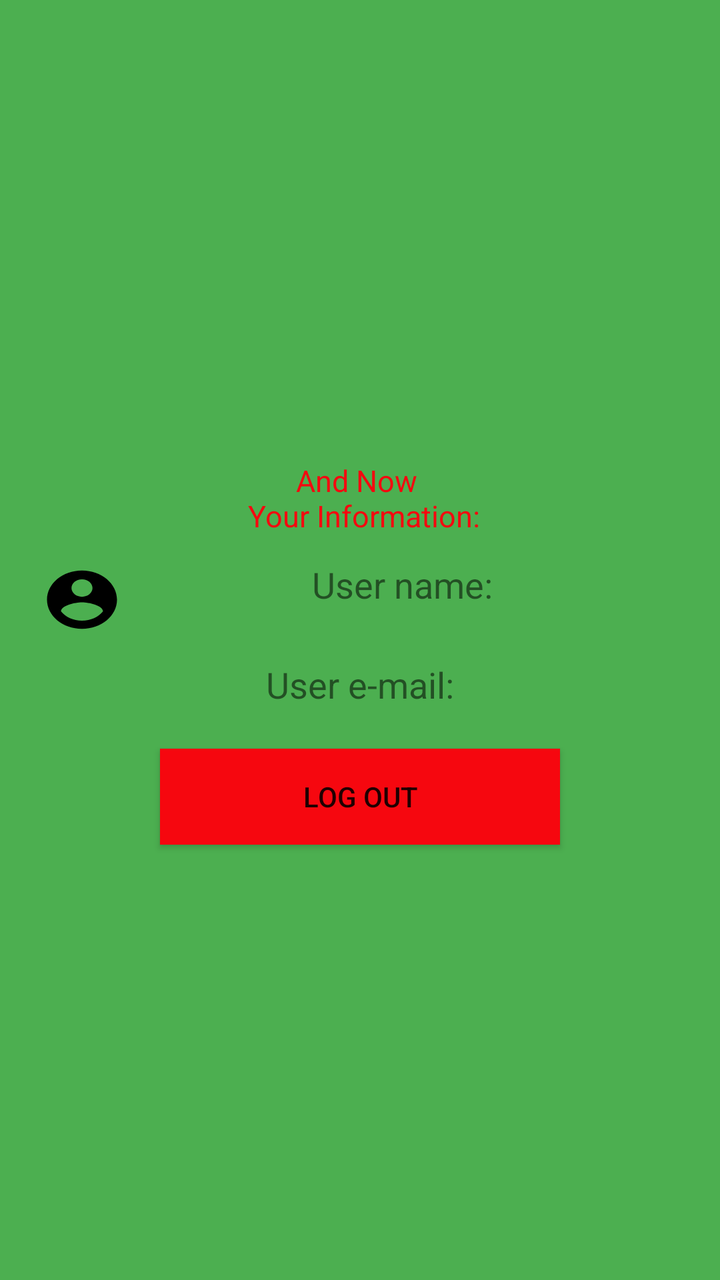
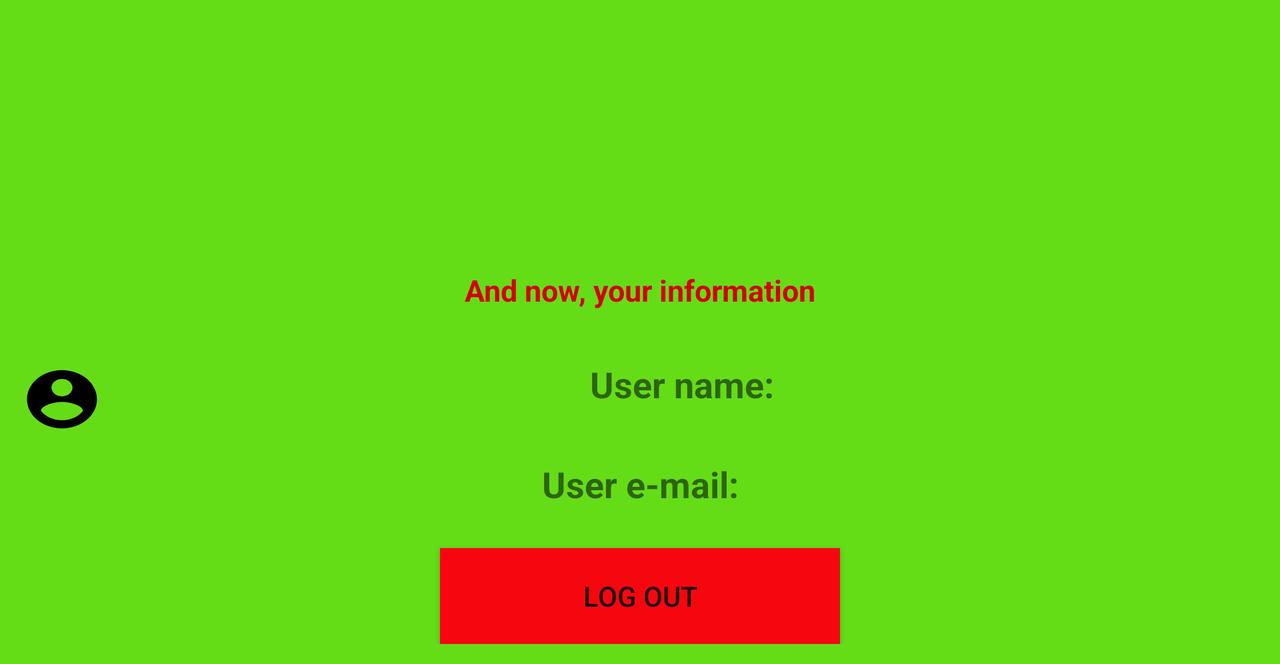

The same Android screen from two of the app's own layout files: first res/layout/ as a phone draws it, then the repository's variant for another configuration, drawn on a device whose configuration selects that folder. Both files follow.
<!-- AndroidManifest.xml: application theme AppTheme -->
<!-- res/layout/activity_perfil.xml -->
<?xml version="1.0" encoding="utf-8"?>
<LinearLayout xmlns:android="http://schemas.android.com/apk/res/android"
    xmlns:tools="http://schemas.android.com/tools"
    android:layout_width="match_parent"
    android:layout_height="match_parent"
    android:orientation="vertical"
    android:padding="20dp"
    android:background="@color/userProfile"
    tools:context=".Perfil">

    <ImageView
        android:id="@+id/userImage"
        android:layout_width="match_parent"
        android:layout_height="200dp"
        android:src="@drawable/usuario"
        android:contentDescription="TODO"
        tools:ignore="ContentDescription,HardcodedText" />

    <TextView
        android:layout_width="match_parent"
        android:layout_height="35dp"
        android:text="@string/datosDelusuario"
        android:textAlignment="center"
        android:layout_marginTop="10dp"
        android:textColor="@color/userData"
        android:shadowColor="#090909"
        android:textSize="15sp"/>

    <TextView
        android:id="@+id/textViewName"
        android:layout_width="match_parent"
        android:layout_height="40dp"
        android:drawableStart="@drawable/ic_user"
        android:text="@string/tu_nombre"
        android:textAlignment="center"
        android:textSize="18sp"
        android:layout_marginTop="15dp"
        android:gravity="center_horizontal"/>

    <TextView
        android:id="@+id/textViewMail"
        android:layout_width="match_parent"
        android:layout_height="wrap_content"
        android:drawableStart="@drawable/icon_email"
        android:text="@string/tu_correo"
        android:textAlignment="center"
        android:textSize="18sp"
        android:layout_marginTop="10dp"
        android:gravity="center_horizontal" />
    <Button
        android:id="@+id/btnSignOut"
        android:layout_width="200dp"
        android:layout_height="wrap_content"
        android:text="@string/cerrar_sesion"
        android:layout_marginTop="20dp"
        android:layout_gravity="center"
        android:background="@color/colorSalir"/>

</LinearLayout>
<!-- resources referenced by this layout -->
<resources>
  <color name="colorSalir">#F6070F</color>
  <color name="userData">#F6070F</color>
  <color name="userProfile">#4CAF50</color>
  <!-- drawable ic_user (drawable) -->
  <vector xmlns:android="http://schemas.android.com/apk/res/android"
          android:width="42dp"
          android:height="35dp"
          android:viewportWidth="24.0"
          android:viewportHeight="24.0">
      <path
              android:fillColor="#FF000000"
              android:pathData="M12,2C6.48,2 2,6.48 2,12s4.48,10 10,10 10,-4.48 10,-10S17.52,2 12,2zM12,5c1.66,0 3,1.34 3,3s-1.34,3 -3,3 -3,-1.34 -3,-3 1.34,-3 3,-3zM12,19.2c-2.5,0 -4.71,-1.28 -6,-3.22 0.03,-1.99 4,-3.08 6,-3.08 1.99,0 5.97,1.09 6,3.08 -1.29,1.94 -3.5,3.22 -6,3.22z"/>
  </vector>
  <string name="cerrar_sesion">Log Out</string>
  <string name="datosDelusuario">And Now \n Your Information:</string>
  <string name="tu_correo">User e-mail:</string>
  <string name="tu_nombre">User name:</string>
  <style name="AppTheme" parent="Theme.AppCompat.Light.DarkActionBar">
          
          <item name="colorPrimary">@color/colorPrimary</item>
          <item name="colorPrimaryDark">#3F51B5</item>
          <item name="colorAccent">@color/colorAccent</item>
      </style>
  <color name="colorPrimary">#0097A7</color>
  <color name="colorAccent">#03DAC5</color>
</resources>
<!-- res/layout-land/activity_perfil.xml (the repository's variant of the layout above) -->
<!-- drawn on the phone turned sideways -->
<?xml version="1.0" encoding="utf-8"?>
<androidx.constraintlayout.widget.ConstraintLayout xmlns:android="http://schemas.android.com/apk/res/android"
    xmlns:tools="http://schemas.android.com/tools"
    android:id="@+id/container"
    android:layout_width="match_parent"
    android:layout_height="wrap_content"
    android:padding="10dp"
    android:background="@color/userProfileHorizontal"
    tools:context=".Perfil">

    <ScrollView
        android:layout_width="match_parent"
        android:layout_height="wrap_content"
        tools:ignore="MissingConstraints">

        <LinearLayout
            android:layout_width="match_parent"
            android:layout_height="wrap_content"
            android:orientation="vertical"
            android:gravity="center"
            android:scrollbarStyle="insideInset">

            <ImageView
                android:id="@+id/userImage"
                android:layout_width="match_parent"
                android:layout_height="120dp"
                android:src="@drawable/usuario"
                android:contentDescription="TODO"
                tools:ignore="ContentDescription,HardcodedText" />

            <TextView
                android:layout_width="match_parent"
                android:layout_height="35dp"
                android:text="@string/userDatesHorizontalView"
                android:textAlignment="center"
                android:layout_marginTop="5dp"
                android:textColor="@color/userDataHorizontal"
                android:shadowColor="#090909"
                android:textStyle="bold"
                android:textSize="15sp"/>

            <TextView
                android:id="@+id/textViewName"
                android:layout_width="match_parent"
                android:layout_height="40dp"
                android:drawableStart="@drawable/ic_user"
                android:text="@string/tu_nombre"
                android:textAlignment="center"
                android:textSize="18sp"
                android:layout_marginTop="10dp"
                android:textStyle="bold"
                android:gravity="center_horizontal"/>

            <TextView
                android:id="@+id/textViewMail"
                android:layout_width="match_parent"
                android:layout_height="wrap_content"
                android:drawableStart="@drawable/icon_email"
                android:text="@string/tu_correo"
                android:textAlignment="center"
                android:textSize="18sp"
                android:layout_marginTop="10dp"
                android:textStyle="bold"
                android:gravity="center_horizontal" />
            <Button
                android:id="@+id/btnSignOut"
                android:layout_width="200dp"
                android:layout_height="wrap_content"
                android:text="@string/cerrar_sesion"
                android:layout_marginTop="20dp"
                android:layout_gravity="center"
                android:background="@color/colorSalir"/>
        </LinearLayout>
    </ScrollView>
</androidx.constraintlayout.widget.ConstraintLayout>
<!-- resources referenced by the variant -->
<!-- as the phone turned sideways resolves them -->
<resources>
  <color name="colorSalir">#F6070F</color>
  <color name="userDataHorizontal">#D50000</color>
  <color name="userProfileHorizontal">#64DD17</color>
  <!-- drawable ic_user (drawable) -->
  <vector xmlns:android="http://schemas.android.com/apk/res/android"
          android:width="42dp"
          android:height="35dp"
          android:viewportWidth="24.0"
          android:viewportHeight="24.0">
      <path
              android:fillColor="#FF000000"
              android:pathData="M12,2C6.48,2 2,6.48 2,12s4.48,10 10,10 10,-4.48 10,-10S17.52,2 12,2zM12,5c1.66,0 3,1.34 3,3s-1.34,3 -3,3 -3,-1.34 -3,-3 1.34,-3 3,-3zM12,19.2c-2.5,0 -4.71,-1.28 -6,-3.22 0.03,-1.99 4,-3.08 6,-3.08 1.99,0 5.97,1.09 6,3.08 -1.29,1.94 -3.5,3.22 -6,3.22z"/>
  </vector>
  <string name="cerrar_sesion">Log Out</string>
  <string name="tu_correo">User e-mail:</string>
  <string name="tu_nombre">User name:</string>
  <string name="userDatesHorizontalView">And now, your information</string>
  <style name="AppTheme" parent="Theme.AppCompat.Light.DarkActionBar">
          
          <item name="colorPrimary">@color/colorPrimary</item>
          <item name="colorPrimaryDark">#3F51B5</item>
          <item name="colorAccent">@color/colorAccent</item>
      </style>
  <color name="colorPrimary">#0097A7</color>
  <color name="colorAccent">#03DAC5</color>
</resources>
